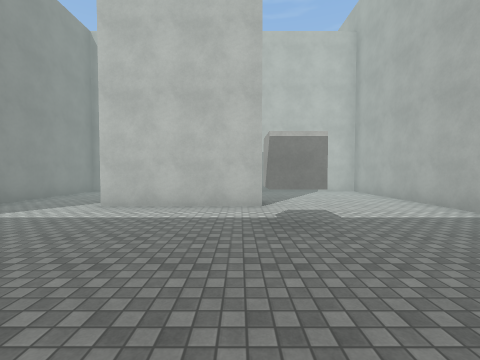
View 1 (above)

16 first-person views from a walk through a 3-D level made in the Unity game engine. The camera is 1.5 m above the floor, tilts 2° down and sees 90° across. The floor is counted in squares, 2 m on a side. Each view is taken from the middle of a square. On the plan, view 1 faces up. The plan holds only what a view shows up to about 9 squares ahead; the rest is blank. The place goes on beyond the plan. The player character is not drawn. Some animated figures are left out. Surface patterns are stand-ins for the level's own textures.

View 2
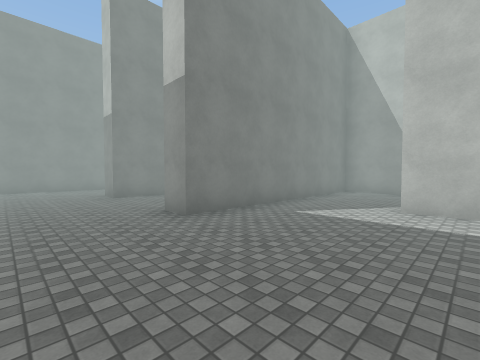

View 3
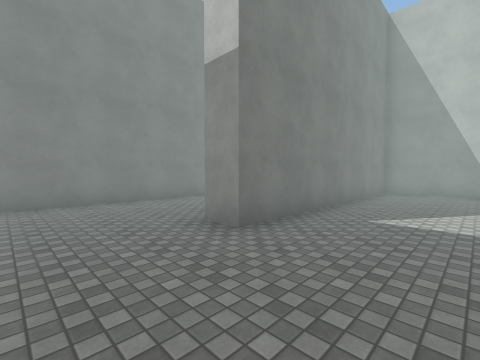

View 4
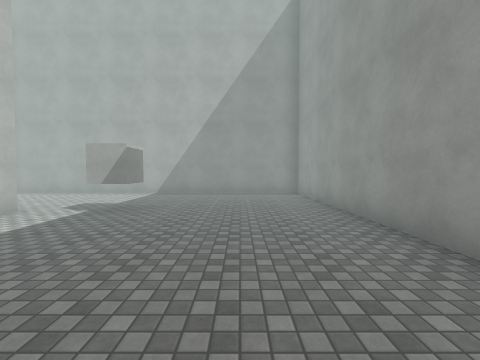

View 5
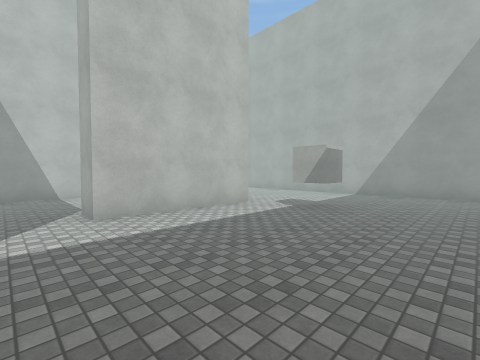

View 6
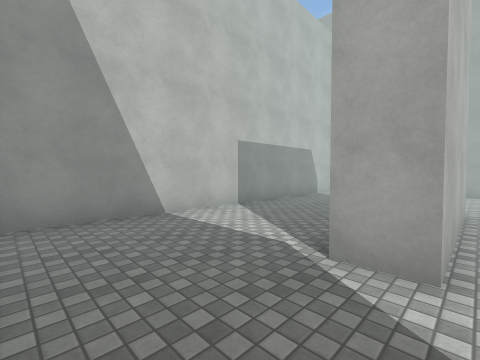

View 7
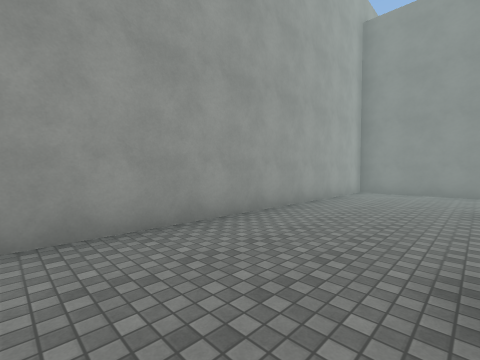

View 8
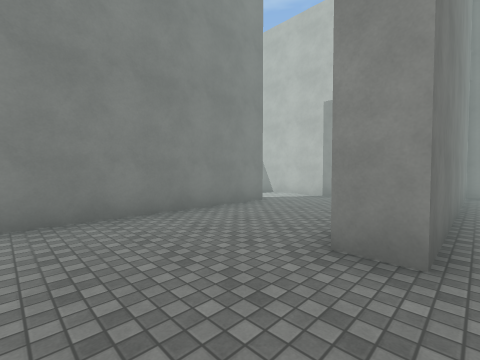

View 9
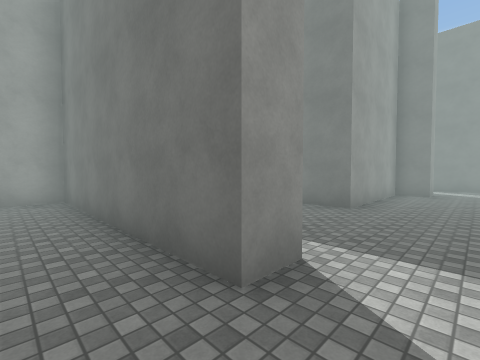

View 10
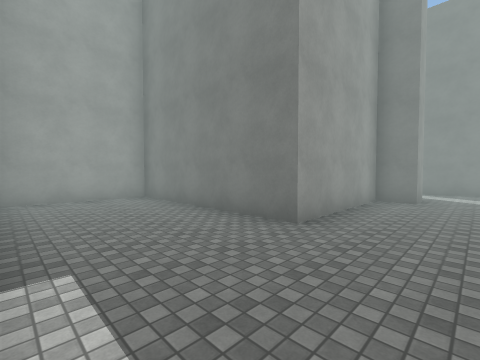

View 11
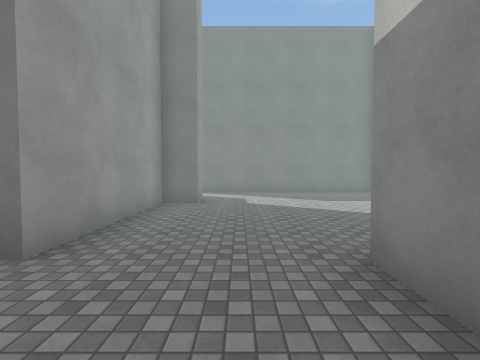

View 12
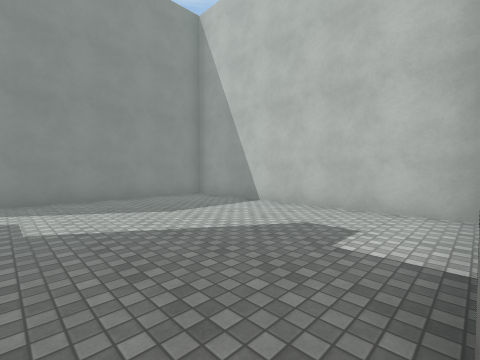

View 13
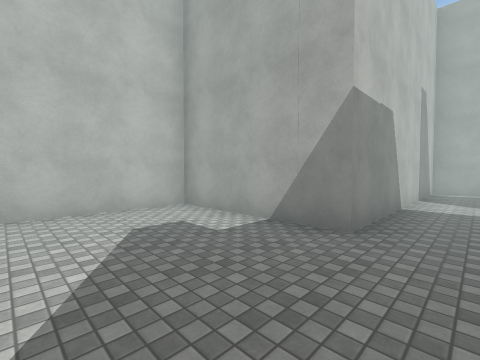

View 14
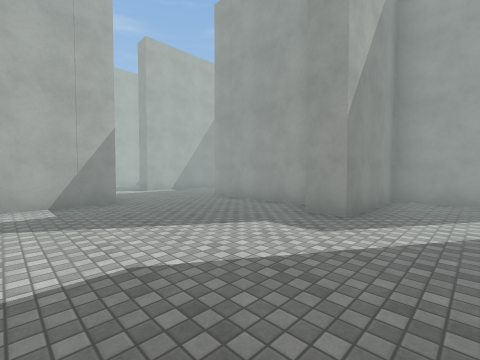

View 15
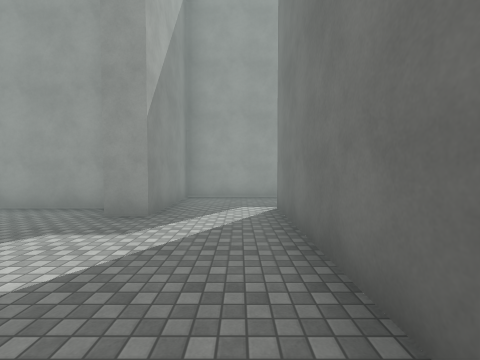

View 16
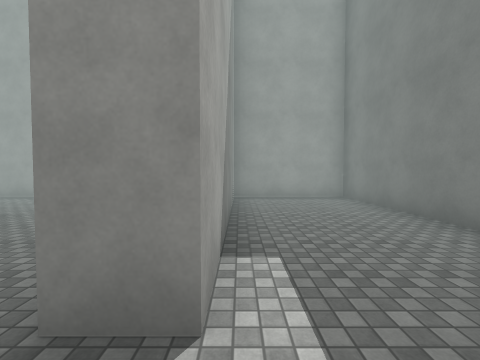

### Floor plan
Points are (right, up) in squares from view 1. A wall is a line through its corners. A room is listed if a view was taken in it or the views show most of it. See-through windows are left out.
Room 1 (views 1, 2, 3, 4, 5, 6, 7, 8)
walls: (0.5, 5.2) (-3, 5.2) (-3, 6); (-2, -1) (4.3, -1) (4.3, 9); (-7, 9.1) (-9.3, 9.1) (-9.3, 2.2) (-10, 2.2); (3.8, 9.1) (-5.5, 9.1) (-5.5, 2.2) (-6.4, 2.2); (-13.1, 4.9) (-13.1, -1) (-3.9, -1)
ways out: opening at (-11.5, 3.5) to room 2
Room 2 (view 9)
walls: (-10, 5.9) (-10, 7.1) (-12.5, 7.1)
ways out: opening at (-11.5, 3.5) to room 1; opening at (-13, 5.5) to room 3
Room 3 (views 10, 11, 12, 16)
walls: (-17, 4.1) (-17, -1) (-13.8, -1); (-13.8, -0.2) (-13.8, 4.9) (-13.1, 4.9); (-12.5, 7.1) (-17, 7.1)
ways out: opening at (-13, 5.5) to room 2; opening at (-17, 5.5) to room 4
Room 4 (views 13, 14, 15)
walls: (-17, 7.1) (-17, 10.8) (-23.8, 10.8) (-23.8, 4.1); (-24.1, 2) (-21.5, 2) (-21.5, 4.9) (-20.7, 4.9) (-20.7, 4.1) (-17, 4.1)
ways out: opening at (-17, 5.5) to room 3; opening at (-24, 3.5)

Where each view was taken, in squares from view 1:
view 1: 0 up, 0 right, facing up
view 2: 0 up, 2 left, facing up-left
view 3: 0 up, 7 left, facing up-left
view 4: 1 up, 4 left, facing right
view 5: 1 up, 4 left, facing up-right
view 6: 5 up, 5 left, facing up-right
view 7: 2 up, 4 left, facing down-left
view 8: 0 up, 9 left, facing up-left
view 9: 6 up, 12 left, facing down-left
view 10: 6 up, 14 left, facing down-left
view 11: 6 up, 15 left, facing left
view 12: 6 up, 17 left, facing up-left
view 13: 6 up, 20 left, facing up-right
view 14: 9 up, 23 left, facing down-right
view 15: 9 up, 23 left, facing down
view 16: 6 up, 14 left, facing down
